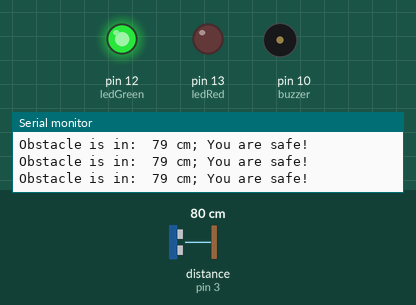
Recording of a sketch running on a simulated Arduino Uno, built with avr-gcc and run on an emulated ATmega328P. On the bench: output pins drawn as LEDs (lit = HIGH), buzzer (waves = sounding), the last lines printed to the serial monitor. Wiring (inferred from the names in the program): ultrasonic range finder: trigger pin 2; echo pin 3. Inputs (shaded band) come from the test bench; at power-on: distance to the obstacle (sensor on pin 3) 80 cm. The echo pulse lasts 58.3 µs per cm; pins used as bus, display or sensor lines are not drawn.

Above: at 1.3 s.
1.4 s: distance to the obstacle (sensor on pin 3) set to 33 cm
2.9 s: distance to the obstacle (sensor on pin 3) set to 27 cm
At 4.2 s:
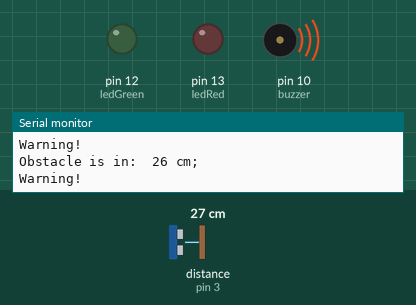
4.5 s: distance to the obstacle (sensor on pin 3) set to 23 cm
6.0 s: distance to the obstacle (sensor on pin 3) set to 19 cm
At 7.1 s:
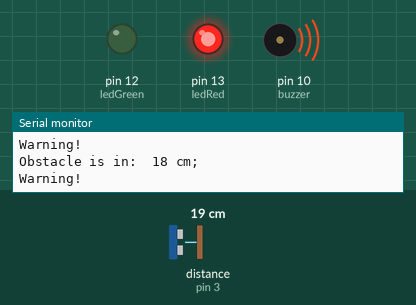
7.5 s: distance to the obstacle (sensor on pin 3) set to 120 cm
At 8.7 s:
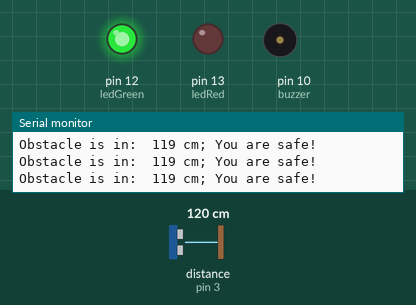
Timing chart, 0 to 10.0 s (numbered marks = the images above; inputs shaded):
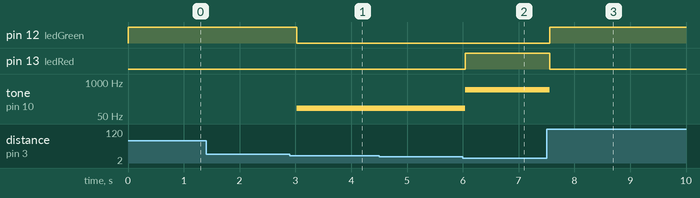

Measured:
- the behaviour switches between 31 and 30 cm on distance to the obstacle (sensor on pin 3) (found by bisection; images 0 and 1)
- the behaviour switches between 21 and 20 cm on distance to the obstacle (sensor on pin 3) (found by bisection; images 1 and 2)
- after the input at 2.9 s, pin 12 (ledGreen): HIGH → LOW after 0.13 s; tone on pin 10 (buzzer): silent → 100 Hz after 0.13 s
- after the input at 6.0 s, pin 13 (ledRed): LOW → HIGH at once; tone on pin 10 (buzzer): 100 Hz → 500 Hz at once
- after the input at 7.5 s, pin 12 (ledGreen): LOW → HIGH after 0.05 s; pin 13 (ledRed): HIGH → LOW after 0.05 s; tone on pin 10 (buzzer): 500 Hz → silent after 0.05 s

The sketch:

Ultrasonic_Sensor_and_Arduino_19.02.2015.ino
```cpp
//Sketch /  Code:
#define triggerPin 2
#define echoPin 3
#define ledGreen 12
#define ledRed 13
#define buzzer 10

int sound = 250;

void setup() {
  // put your setup code here, to run once:
  Serial.begin (9600);
  pinMode(triggerPin, OUTPUT);
  pinMode(echoPin, INPUT);
  pinMode(ledGreen, OUTPUT);
  pinMode(ledRed, OUTPUT);
  pinMode(buzzer, OUTPUT);
}

void loop() {
  // put your main code here, to run repeatedly:
  long duration, distance;
  digitalWrite(triggerPin, LOW);
  delayMicroseconds(2);
  digitalWrite(triggerPin, HIGH);
  delayMicroseconds(10);
  digitalWrite(triggerPin, LOW);
  duration = pulseIn(echoPin, HIGH);
  distance = (duration/2)/29.1;

  if (distance <= 30 || distance >=20){
    digitalWrite (ledGreen, HIGH);
    sound = 100;
  }
  else{
    digitalWrite(ledGreen, LOW);
  }
  if (distance < 20){
    digitalWrite(ledRed, HIGH);
    sound = 500;
  }
  else{
    digitalWrite(ledRed, LOW);
  }
  if(distance < 30){
    Serial.print("Obstacle is in:  ");
    Serial.print(distance);
    Serial.println(" cm; ");
    Serial.println("Warning!");

    digitalWrite (ledGreen, LOW);
    tone(buzzer, sound);
  }
  else{
    Serial.print("Obstacle is in:  ");
    Serial.print(distance);
    Serial.print(" cm; ");
    Serial.println("You are safe!");
    digitalWrite (ledGreen, HIGH);
    noTone(buzzer);
  }
  delay(500);
}
```
